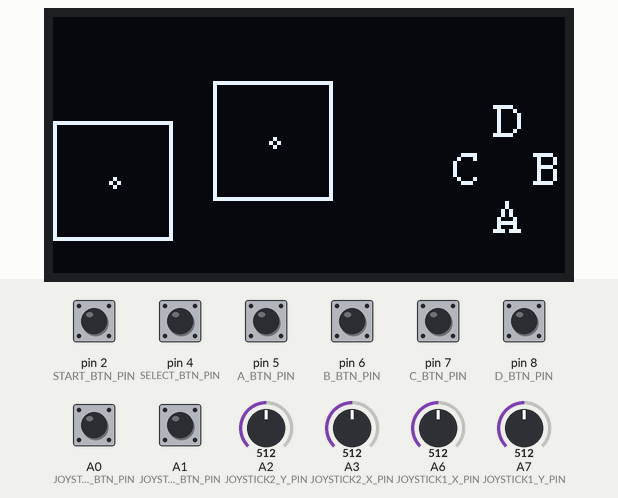
Simulated run of this sketch. Board: Arduino Nano, built with avr-gcc and run on an emulated ATmega328P. On the bench: 128×64 one-colour display. Inputs (shaded band) come from the test bench; at power-on: A0 (JOYSTICK2_BTN_PIN), A1 (JOYSTICK1_BTN_PIN), pin 2 (START_BTN_PIN), pin 4 (SELECT_BTN_PIN), pin 5 (A_BTN_PIN), pin 6 (B_BTN_PIN), pin 7 (C_BTN_PIN), pin 8 (D_BTN_PIN) HIGH, A2 (JOYSTICK2_Y_PIN) = 512, A3 (JOYSTICK2_X_PIN) = 512, A6 (JOYSTICK1_X_PIN) = 512, A7 (JOYSTICK1_Y_PIN) = 512. No radio packets arrive unless stated; what the sketch prints to the serial monitor is not drawn.

Above: at 3.7 s.
3.8 s: A2 (JOYSTICK2_Y_PIN) set to 716
5.4 s: A3 (JOYSTICK2_X_PIN) set to 716
7.0 s: A6 (JOYSTICK1_X_PIN) set to 716
At 8.3 s:
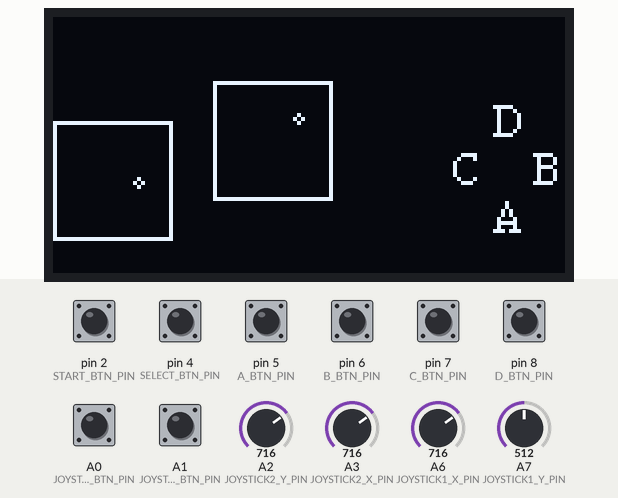
8.6 s: A7 (JOYSTICK1_Y_PIN) set to 716
10.2 s: pin 5 (A_BTN_PIN) pulled LOW for 0.15 s
At 10.38 s:
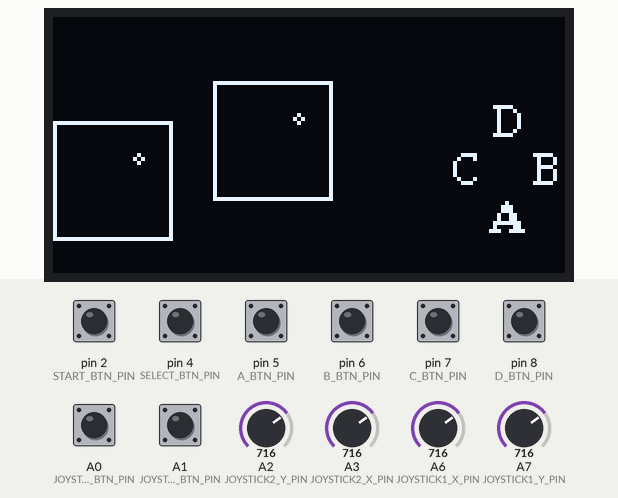
11.9 s: pin 6 (B_BTN_PIN) pulled LOW for 0.15 s
At 12.08 s:
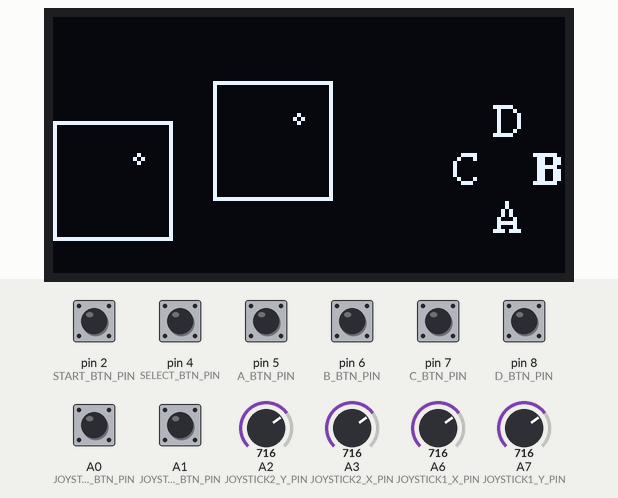
Timing chart, 0 to 14.6 s (numbered marks = the images above; inputs shaded):
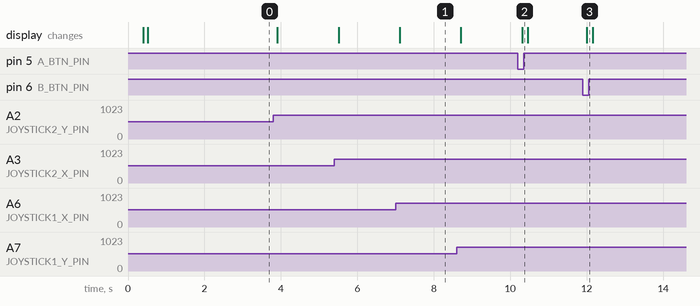

The sketch:

Nano-Controller.ino
```cpp
#include "Nano-Controller.h"
NanoController *nc;

void setup() {
  nc = new NanoController();
}

void loop() {
  nc->update(2);
}
```

IRCodes.h
```cpp
#ifndef _IRCODES_H_
#define _IRCODES_H_

#define NC_IR_UP     0xFF629D // KEYES UP
#define NC_IR_DOWN   0xFFA857 // KEYES DOWN
#define NC_IR_LEFT   0xFF22DD // KEYES LEFT
#define NC_IR_RIGHT  0xFFC23D // KEYES RIGHT
#define NC_IR_UP2    0xFF9867 // KEYES 2
#define NC_IR_DOWN2  0xFF30CF // KEYES 4
#define NC_IR_LEFT2  0xFF7A85 // KEYES 6
#define NC_IR_RIGHT2 0xFF38C7 // KEYES 8

#define NC_IR_JOY1   0xFF42BD // KEYES STAR
#define NC_IR_JOY2   0xFF52AD // KEYES SHARP

#define NC_IR_START  0xFF4AB5 // KEYES 0
#define NC_IR_SELECT 0xFF02FD // KEYES OK

#define NC_IR_A      0xFF6897 // KEYES 1
#define NC_IR_B      0xFFB04F // KEYES 3
#define NC_IR_C      0xFF18E7 // KEYES 5
#define NC_IR_D      0xFF10EF // KEYES 7

#define NC_IR_REPEAT 0xFFFFFFFF // KEYES REPEAT

#endif
```

Nano-Controller-Base.cpp
```cpp
//Nano Controller base functions
#include "Nano-Controller.h"

uint8_t NanoController::joystick_change(joystick_state current, joystick_state last, uint16_t threshold=10) {
  if (abs(current.x - last.x) > threshold) return 1;
  if (abs(current.y - last.y) > threshold) return 1;
  return 0;
}

void NanoController::serialState() {
  Serial.print("Controller State : ");
  Serial.print("J1("); Serial.print(this->state.joystick1.x); Serial.print(","); Serial.print(this->state.joystick1.y);
  Serial.print(","); Serial.print(this->button_state(JOYSTICK1_BTN)); Serial.print("), ");
  Serial.print("J2("); Serial.print(this->state.joystick2.x); Serial.print(","); Serial.print(this->state.joystick2.y);
  Serial.print(","); Serial.print(this->button_state(JOYSTICK2_BTN)); Serial.print("), ");
  Serial.print("START="); Serial.print(this->button_state(START_BTN)); Serial.print(", ");
  Serial.print("SELECT="); Serial.print(this->button_state(SELECT_BTN)); Serial.print(", ");
  Serial.print("A="); Serial.print(this->button_state(A_BTN)); Serial.print(", ");
  Serial.print("B="); Serial.print(this->button_state(B_BTN)); Serial.print(", ");
  Serial.print("C="); Serial.print(this->button_state(C_BTN)); Serial.print(", ");
  Serial.print("D="); Serial.print(this->button_state(D_BTN)); Serial.print(", ");
  Serial.print("COMBINED_BUTTONS="); Serial.println(this->state.buttons);
}

uint8_t NanoController::update(uint8_t send_mode=0) {
  uint8_t r=0, b=0;
  joystick_state js = { analogRead(JOYSTICK1_X_PIN), analogRead(JOYSTICK1_Y_PIN) };
  if (this->joystick_change(this->state.joystick1, js)) { r++; this->state.joystick1 = js; }
  js = { analogRead(JOYSTICK2_X_PIN), analogRead(JOYSTICK2_Y_PIN) };
  if (this->joystick_change(this->state.joystick2, js)) { r++; this->state.joystick2 = js; }
  if (!digitalRead(JOYSTICK1_BTN_PIN))  b += 1;
  if (!digitalRead(JOYSTICK2_BTN_PIN))  b += 2;
  if (!digitalRead(START_BTN_PIN))     b += 4;
  if (!digitalRead(SELECT_BTN_PIN))    b += 8;
  if (!digitalRead(A_BTN_PIN))         b += 16;
  if (!digitalRead(B_BTN_PIN))         b += 32;
  if (!digitalRead(C_BTN_PIN))         b += 64;
  if (!digitalRead(D_BTN_PIN))         b += 128;
  if (this->state.buttons != b) r++;
  this->state.buttons = b;
  if (r>0) {
    this->lcdDrawState();
    switch(send_mode) {
      case(1) : this->send_ir_code(); break;
      case(2) : this->rf24SendState(); break;
    }
#ifdef DEBUG
    this->serialState();
#endif
  }
  return r;
}

NanoController::NanoController() {
#ifdef DEBUG
  Serial.begin(SERIALSPEED);
  Serial.println("NanoController Initializing...");
#endif
  this->lcd = new U8G2_SSD1306_128X64_NONAME_1_HW_I2C(U8G2_R0);
  this->lcd->begin();
  this->lcdBootup();
#ifdef DEBUG
  Serial.println("Setting pinModes");
#endif
  pinMode(JOYSTICK1_X_PIN, INPUT);
  pinMode(JOYSTICK1_Y_PIN, INPUT);
  pinMode(JOYSTICK2_X_PIN, INPUT);
  pinMode(JOYSTICK2_Y_PIN, INPUT);
  pinMode(JOYSTICK1_BTN_PIN, INPUT_PULLUP);
  pinMode(JOYSTICK2_BTN_PIN, INPUT_PULLUP);
  pinMode(START_BTN_PIN, INPUT_PULLUP);
  pinMode(SELECT_BTN_PIN, INPUT_PULLUP);
  pinMode(A_BTN_PIN, INPUT_PULLUP);
  pinMode(B_BTN_PIN, INPUT_PULLUP);
  pinMode(C_BTN_PIN, INPUT_PULLUP);
  pinMode(D_BTN_PIN, INPUT_PULLUP);
  this->state.joystick1 = { 511, 511 };
  this->state.joystick2 = { 511, 511 };
  this->state.buttons = 0;
#ifdef DEBUG
  Serial.println("Initializing IR emitter");
#endif
  this->ir_enabled = 1;
  this->ir = new IRsend();
  this->rf24Init();
#ifdef DEBUG
  Serial.println("Reading initial state");
#endif
  this->update(0);
#ifdef DEBUG
  Serial.println("NanoController Initialized!");
  delay(2000);
#endif
}

uint8_t NanoController::button_state(uint8_t buttonId) {
  //uint8_t mask = 1 << buttonId;
  //uint8_t masked_state = this->state.buttons & mask;
  //return masked_state >> buttonId;
  return (this->state.buttons & (1 << buttonId)) >> buttonId;
}
```

Nano-Controller-IR.cpp
```cpp
// IR related functions
#include "Nano-Controller.h"

void NanoController::send_ir_code() {
  if (this->state.joystick1.x > 800) { this->ir->send(SONY, NC_IR_UP, 20); return; }
  if (this->state.joystick1.x < 200) { this->ir->send(SONY, NC_IR_DOWN, 20); return; }
  if (this->state.joystick1.y > 800) { this->ir->send(SONY, NC_IR_RIGHT, 20); return; }
  if (this->state.joystick1.y < 200) { this->ir->send(SONY, NC_IR_LEFT, 20); return; }
  if (this->state.joystick2.x > 800) { this->ir->send(SONY, NC_IR_UP2, 20); return; }
  if (this->state.joystick2.x < 200) { this->ir->send(SONY, NC_IR_DOWN2, 20); return; }
  if (this->state.joystick2.y > 800) { this->ir->send(SONY, NC_IR_RIGHT2, 20); return; }
  if (this->state.joystick2.y < 200) { this->ir->send(SONY, NC_IR_LEFT2, 20); return; }
  if (this->button_state(JOYSTICK1_BTN)) { this->ir->send(SONY, NC_IR_JOY1, 20); return; }
  if (this->button_state(JOYSTICK2_BTN)) { this->ir->send(SONY, NC_IR_JOY2, 20); return; }
  if (this->button_state(START_BTN))     { this->ir->send(SONY, NC_IR_START, 20); return; }
  if (this->button_state(SELECT_BTN))    { this->ir->send(SONY, NC_IR_SELECT, 20); return; }
  if (this->button_state(A_BTN)) { this->ir->send(SONY, NC_IR_A, 20); return; }
  if (this->button_state(B_BTN)) { this->ir->send(SONY, NC_IR_B, 20); return; }
  if (this->button_state(C_BTN)) { this->ir->send(SONY, NC_IR_C, 20); return; }
  if (this->button_state(D_BTN)) { this->ir->send(SONY, NC_IR_D, 20); return; }
}
```

Nano-Controller-RF24.cpp
```cpp
#include "Nano-Controller.h"

#ifdef DEBUG
#include <printf.h>
#endif

void NanoController::rf24Init() {
#ifdef DEBUG
  Serial.println("Initializing RF24 module");
#endif
  this->rf24 = new RF24(RF24_CE_PIN, RF24_CS_PIN);
  this->rf24->begin();
  this->rf24->setPALevel(RF24_PA_LOW);
  this->rf24->setDataRate(RF24_250KBPS);
  this->rf24->setChannel(this->rf24_channel);
  this->rf24->openWritingPipe(this->rf24_emitter);
  this->rf24->openReadingPipe(1, this->rf24_receiver);
  this->rf24->startListening();
#ifdef DEBUG
  /*Serial.println("RF24 details :");
  Serial.print("  PA level      : ");
  switch(this->rf24->getPALevel) {
    case(RF24_PA_MIN):  Serial.print("PA_MIN"); break;
    case(RF24_PA_LOW):  Serial.print("PA_LOW"); break;
    case(RF24_PA_HIGH): Serial.print("PA_HIGH"); break;
    case(RF24_PA_MAX):  Serial.print("PA_MAX"); break;
  }
  Serial.println(" (PA_LOW)");

  Serial.print("  Data rate     : ");
  switch(this->rf24->getDataRate()) {
    case(RF24_250KBPS): Serial.print("250Kb/s"); break;
    case(RF24_1MBPS):   Serial.print(" 1Mb/s"); break;
    case(RF24_2MBPS):   Serial.print(" 2Mb/s"); break;
  }
  Serial.println(" (250KBPS)");

  Serial.print("  Channel       : ");
  uint16_t mhz = 2400 + (this->rf24_channel * 10);
  Serial.print("("); Serial.print(mhz); Serial.println("Mhz)");

  Serial.print("  Controller ID : "); Serial.println(this->rf24_emitter);

  Serial.print("  Model ID      : "); Serial.println(this->rf24_receiver);
  */

  printf_begin();
  this->rf24->printDetails();
#endif
}

void NanoController::rf24SendState() {
  while(this->rf24->testCarrier()) {};
#ifdef DEBUG
  Serial.print("Sending controller state with RF24, payload=");
  Serial.println(sizeof(controller_state));
#endif
  this->rf24->stopListening();
  this->rf24->write(&this->state, sizeof(controller_state));
  this->rf24->startListening();
}
```

Nano-Controller.h
```cpp
#ifndef _NANO_CONTROLLER_H_
#define _NANO_CONTROLLER_H_

#define DEBUG

#include <Arduino.h>
#include <stdint.h>
#include <IRLibAll.h>
#include <SPI.h>
#include <U8g2lib.h>
#include <RF24.h>

#ifndef SERIALSPEED
#define SERIALSPEED 115200
#endif

#include "PinsDefinitions.h"
#include "IRCodes.h"

struct joystick_state {
  uint16_t x;
  uint16_t y;
};

struct controller_state {
  joystick_state joystick1;
  joystick_state joystick2;
  uint8_t buttons;
};

class NanoController {
  private:
    U8G2_SSD1306_128X64_NONAME_1_HW_I2C* lcd;
    void lcdBootup();
    void lcdDrawState();
    void serialState();
    IRsend *ir;
    uint8_t ir_enabled = 0;
    void send_ir_code();
    RF24 *rf24;
    uint64_t rf24_emitter  = 0x01000000000000; //TODO assign pseudo random address
    uint64_t rf24_receiver = 0x02000000000000; //TODO restore from EEPROM, bind procedure
    uint8_t rf24_channel = 0x10; //2.4GHz + rf24_channel*1MHz
    void rf24Init();
    void rf24SendState();
    controller_state state;
    uint8_t button_state(uint8_t buttonId);
    uint8_t joystick_change(joystick_state current, joystick_state last, uint16_t threshold);
  public:
    NanoController();
    uint8_t update(uint8_t send_mode); //Returns 0 if no changes, 1 else #send_mode : 0=none, 1=ir, 2=rf24
};

#endif
```

PinsDefinitions.h
```cpp
#ifndef _PINSDEFINITIONS_H_
#define _PINSDEFINITIONS_H_

/*
0.96" LCD PINS (I2C) :
  LCD_SDA A4
  LCD_SCL A5
*/

/*
NRF24L01 PINS (SPI) :
  RF24_MOSI_PIN  11
  RF24_MISO_PIN  12
  RF24_CLOCK_PIN 13
*/
#define RF24_CE_PIN 10
#define RF24_CS_PIN 9

/*
  IR EMITTER PIN
*/
#define IR_EMIT_PIN 3


/*
  INPUTS PINS
*/
#define JOYSTICK1_X_PIN A6
#define JOYSTICK1_Y_PIN A7
#define JOYSTICK2_X_PIN A3
#define JOYSTICK2_Y_PIN A2

#define JOYSTICK1_BTN_PIN A1
#define JOYSTICK2_BTN_PIN A0
#define START_BTN_PIN     2
#define SELECT_BTN_PIN    4
#define A_BTN_PIN         5
#define B_BTN_PIN         6
#define C_BTN_PIN         7
#define D_BTN_PIN         8

#define JOYSTICK1_BTN 0
#define JOYSTICK2_BTN 1
#define START_BTN     2
#define SELECT_BTN    3
#define A_BTN         4
#define B_BTN         5
#define C_BTN         7
#define D_BTN         6

#endif
```

Nano-Controller-LCD.cpp
```cpp
// LCD related functions
#include "Nano-Controller.h"

void NanoController::lcdBootup() {
  #ifdef DEBUG
  Serial.println("Initializing LCD display");
  #endif
  this->lcd->firstPage();
  do {
    this->lcd->setFont(u8g2_font_ncenB12_tr);
    this->lcd->drawStr(10, 16, "NanoController");
    this->lcd->setFont(u8g2_font_ncenB08_tr);
    this->lcd->drawStr(10, 26, "Booting...");
  } while (this->lcd->nextPage());
  return;
}

void NanoController::lcdDrawState() {
  uint8_t j1x = round((float)((float)this->state.joystick1.x/1023)*30);
  uint8_t j1y = round((float)((float)this->state.joystick1.y/1023)*30);
  uint8_t j2x = round((float)((float)this->state.joystick2.x/1023)*30);
  uint8_t j2y = round((float)((float)this->state.joystick2.y/1023)*30);
  uint8_t frame_size = 30;
  uint8_t frame1_x = 0;
  uint8_t frame1_y = 26;
  uint8_t frame2_x = 40;
  uint8_t frame2_y = 16;

  this->lcd->firstPage();
  do {
    this->lcd->drawFrame(frame1_x,frame1_y,frame_size,frame_size);
    if (this->button_state(JOYSTICK1_BTN)!=0) this->lcd->drawCircle(frame1_x + j1x, frame1_y + frame_size - j1y, 2);
    else this->lcd->drawCircle(frame1_x + j1x, frame1_y + frame_size - j1y, 1);
    this->lcd->drawFrame(frame2_x,frame2_y,frame_size,frame_size);
    if (this->button_state(JOYSTICK2_BTN)!=0) this->lcd->drawCircle(frame2_x + j2x, frame2_y + frame_size - j2y, 2);
    else this->lcd->drawCircle(frame2_x + j2x, frame2_y + frame_size - j2y, 1);

    //this->lcd->setFont(u8g2_font_ncenR08_tr);
    //if (this->button_state(START_BTN)!=0) this->lcd->drawStr(frame1_x, 10, "Start");
    //if (this->button_state(SELECT_BTN)!=0) this->lcd->drawStr(frame2_x, 10, "Select");

    if (this->button_state(A_BTN)!=0) this->lcd->setFont(u8g2_font_ncenB08_tr);
    else this->lcd->setFont(u8g2_font_ncenR08_tr);
    this->lcd->drawStr(110, 54, "A ");
    if (this->button_state(B_BTN)!=0) this->lcd->setFont(u8g2_font_ncenB08_tr);
    else this->lcd->setFont(u8g2_font_ncenR08_tr);
    this->lcd->drawStr(120, 42, "B ");
    if (this->button_state(C_BTN)!=0) this->lcd->setFont(u8g2_font_ncenB08_tr);
    else this->lcd->setFont(u8g2_font_ncenR08_tr);
    this->lcd->drawStr(100, 42, "C ");
    if (this->button_state(D_BTN)!=0) this->lcd->setFont(u8g2_font_ncenB08_tr);
    else this->lcd->setFont(u8g2_font_ncenR08_tr);
    this->lcd->drawStr(110, 30, "D");

  } while (this->lcd->nextPage());
}
```

Measured:
- after the input at 7.0 s, the display: changes after 0.11 s (image 1)
- after the input at 10.2 s, the display: changes after 0.11 s (image 2)
- after the input at 11.9 s, the display: changes after 0.11 s (image 3)
